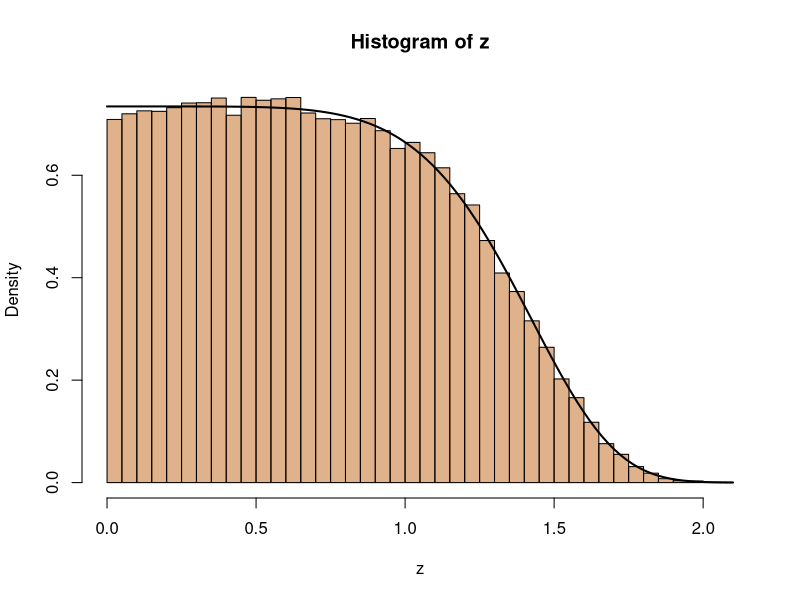
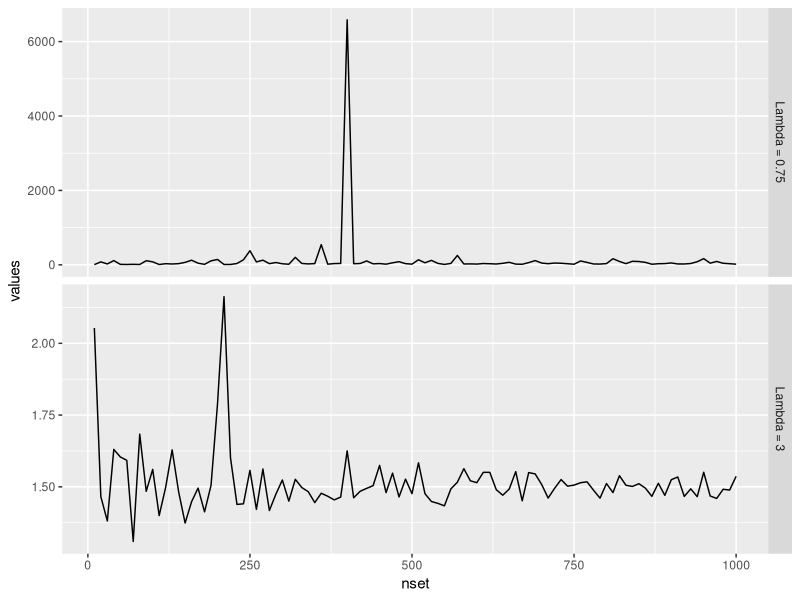

Source code (R) for these figures, in order:
## ---- chunk 1
knitr::opts_chunk$set(echo = FALSE)
## ---- chunk 2
lambda = 1/10
alpha = 1/6
n = 1e5
y = rgamma(n,shape = alpha, rate = lambda)
z = y^alpha
## ---- chunk 3
hist(z, breaks = 30, freq = F, col = rgb(0.75,0.4,0.1,0.5)) # z is your sample
lambda = 1/10; alpha = 1/6
target <- function(x){exp(-lambda*x^(1/alpha))/
integrate(function(x) exp(-lambda*x^(1/alpha)),0,Inf)$value}
curve(target,lwd=2,add=T)
## ---- chunk 4
paretomean <- function(n,x_m,lambda){return(mean(x_m/runif(n)^(1/lambda)))}
## ---- chunk 5

lambda1 = 3
lambda2 = 0.75
nset = 10*{c(1:1e2)} # or any sequence you like

paretomeans.1 = paretomeans.2 = NULL # initialize

for(i in 1:length(nset)){
  n = nset[i]
  ## paretomean(n,x_m,lambda) returns the Monte Carlo mean
  
  paretomeans.1 = c(paretomeans.1,paretomean(n, x_m = 1, lambda = lambda1))
    paretomeans.2 = c(paretomeans.2,paretomean(n, x_m = 1, lambda = lambda2))
}

pareto.data = rbind(data.frame(values = paretomeans.1, 
                               type= "Lambda = 3"),
                    data.frame(values = paretomeans.2, 
                               type= "Lambda = 0.75"))
pareto.data = cbind(pareto.data, nset)

library(ggplot2) 
ggplot(pareto.data, aes(x = nset, y = values, group = type))+
  geom_line()+facet_grid(type~., scales = "free_y")
